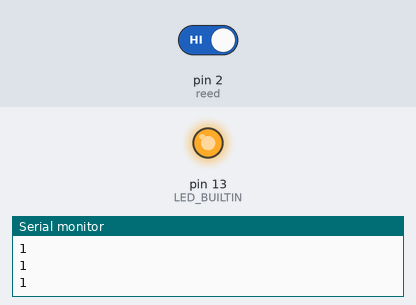
A sketch run on a simulated Arduino Uno, built with avr-gcc and run on an emulated ATmega328P. On the bench: output pins drawn as LEDs (lit = HIGH), the last lines printed to the serial monitor. Inputs (shaded band) come from the test bench; at power-on: pin 2 (reed) HIGH.

Above: at 1.2 s.
1.3 s: pin 2 (reed) driven LOW
At 2.5 s:
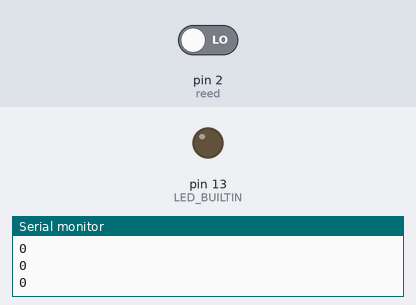
2.8 s: pin 2 (reed) driven HIGH
At 4.0 s:
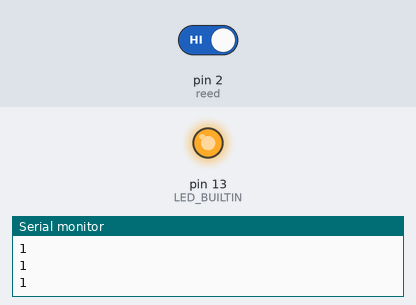
Timing chart, 0 to 5.8 s (numbered marks = the images above; inputs shaded):
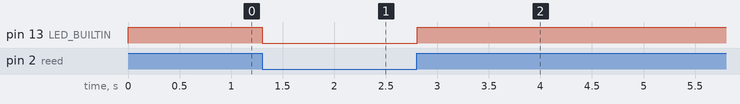

The sketch:

reed_test.ino
```cpp
//arduino bike speedometer w serial.print()
//by Amanda Ghassaei 2012
//https://www.instructables.com/id/Arduino-Bike-Speedometer/

/*
 * This program is free software; you can redistribute it and/or modify
 * it under the terms of the GNU General Public License as published by
 * the Free Software Foundation; either version 3 of the License, or
 * (at your option) any later version.
 *
*/

#define reed 2//pin connected to read switch

//storage variable
int reedVal;

void setup(){
  Serial.begin(9600);
  pinMode(LED_BUILTIN, OUTPUT);
  pinMode(reed, INPUT_PULLUP);
}


void loop(){
  reedVal = digitalRead(reed);//get val of A0
  if (reedVal) {
    digitalWrite(LED_BUILTIN, HIGH);
  } else {
    digitalWrite(LED_BUILTIN, LOW);
  }

  if (true or reedVal > 20) {
    Serial.println(reedVal);
  }
  delay(10);
}
```

Measured:
- after the input at 1.3 s, pin 13 (LED_BUILTIN): HIGH → LOW at once
- after the input at 2.8 s, pin 13 (LED_BUILTIN): LOW → HIGH at once
